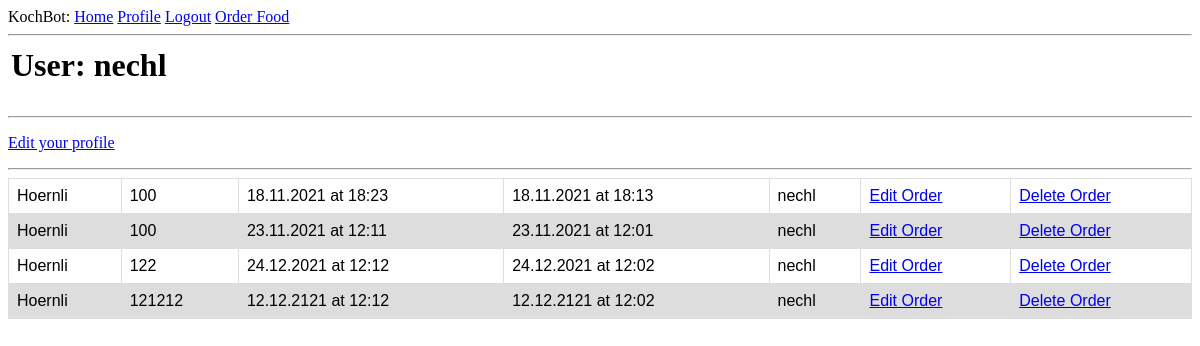
The page /user/nechl (signed in) on the database as committed earlier.
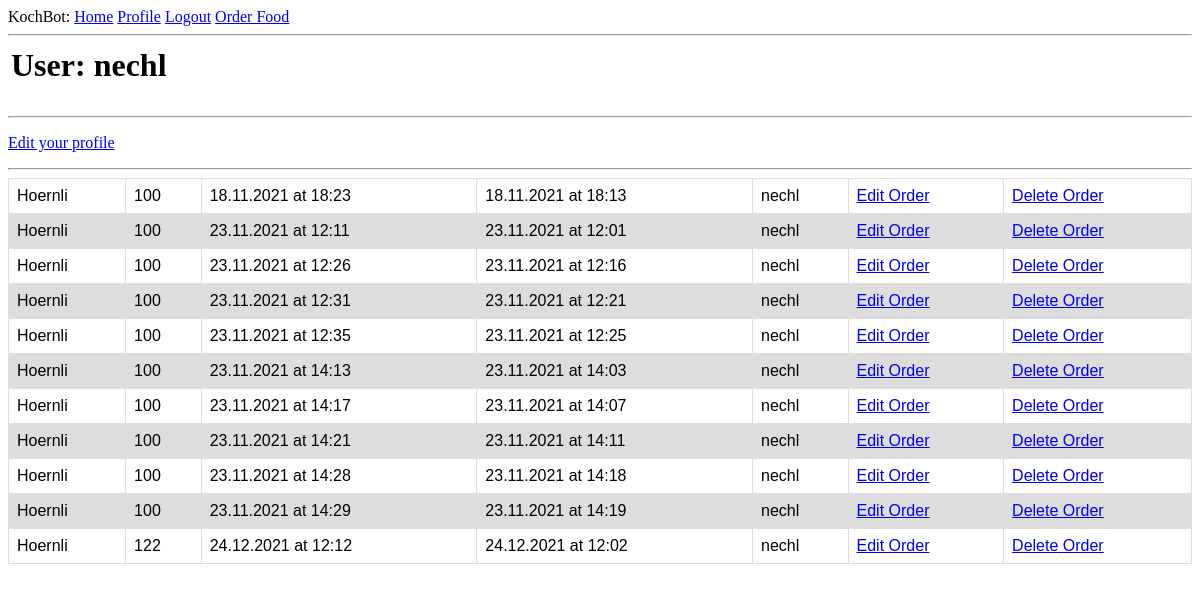
The same page on the database as committed later.
### app/models.py (models this page shows, shortened)
class Order(db.Model):
    id = db.Column(db.Integer, primary_key = True)
    food = db.Column(db.String(140))
    timestamp = db.Column(db.DateTime,  default=datetime.utcnow)
    amount = db.Column(db.Integer())
    finished_at = db.Column(db.DateTime, index = True)
    start_at = db.Column(db.DateTime)
    user_id = db.Column(db.Integer, db.ForeignKey('user.id'))
    cooking = db.Column(db.Boolean, default = False)

### app/routes.py (the view)
@app.route('/user/<username>')
@login_required
def user(username):
    user = User.query.filter_by(username=username).first_or_404()
    orders = Order.query.order_by(Order.finished_at.asc()).all()
    return render_template('user.html', user=user, orders=orders)

### app/models.py (called while the page is built)
@login.user_loader
def load_user(id):
    return User.query.get(int(id))

### app/templates/user.html
{% extends "base.html" %}
{% block content %}
    <table>
        <tr valign="top">
            <td><h1>User: {{ user.username }}</h1></td>
        </tr>
    </table>
    <hr>
    {% if user == current_user %}
        <p><a href="{{ url_for('edit_profile') }}">Edit your profile</a></p>
    {% endif %}
    <hr>
    <table id="orders">
        {% for order in orders %}
            {% include '_order.html' %}
        {% endfor %}
    </table>
{% endblock %}

### app/templates/_order.html
<tr id="orders">
    <th id="orders">{{ order.food }}</th>
    <th id="orders">{{ order.amount }}</th>
    <th id="orders">{{ order.finished_at.strftime("%d.%m.%Y at %H:%M") }}</th>
    <th id="orders">{{ order.start_at.strftime("%d.%m.%Y at %H:%M") }}</th>
    <th id="orders">{{ order.user_id }}</th>
    <th id="orders"><a href="{{ url_for('edit_order', id=order.id) }}">Edit Order</a></th>
    <th id="orders"><a href="{{ url_for('delete_order', id=order.id) }}">Delete Order</a></th>
</tr>

Rows that differ between the two databases and show on the page:
removed Order: food "Hoernli", amount "121212", finished_at "12.12.2121 at 12:12", start_at "12.12.2121 at 12:02", user_id "nechl"
added Order: food "Hoernli", amount "100", finished_at "23.11.2021 at 12:26", start_at "23.11.2021 at 12:16", user_id "nechl"
added Order: food "Hoernli", amount "100", finished_at "23.11.2021 at 12:31", start_at "23.11.2021 at 12:21", user_id "nechl"
added Order: food "Hoernli", amount "100", finished_at "23.11.2021 at 12:35", start_at "23.11.2021 at 12:25", user_id "nechl"
added Order: food "Hoernli", amount "100", finished_at "23.11.2021 at 14:13", start_at "23.11.2021 at 14:03", user_id "nechl"
added Order: food "Hoernli", amount "100", finished_at "23.11.2021 at 14:17", start_at "23.11.2021 at 14:07", user_id "nechl"
added Order: food "Hoernli", amount "100", finished_at "23.11.2021 at 14:21", start_at "23.11.2021 at 14:11", user_id "nechl"
added Order: food "Hoernli", amount "100", finished_at "23.11.2021 at 14:28", start_at "23.11.2021 at 14:18", user_id "nechl"
added Order: food "Hoernli", amount "100", finished_at "23.11.2021 at 14:29", start_at "23.11.2021 at 14:19", user_id "nechl"
